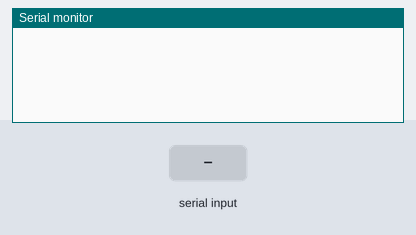
A sketch run on a simulated Arduino Uno, built with avr-gcc and run on an emulated ATmega328P. On the bench: the last lines printed to the serial monitor. The test bench sets the inputs (shaded band).

Above: at 1.2 s.
1.3 s: "s" received over Serial
At 3.0 s:
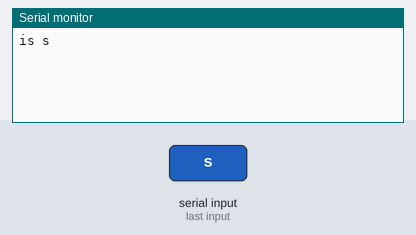
3.8 s: "r" received over Serial
At 6.0 s:
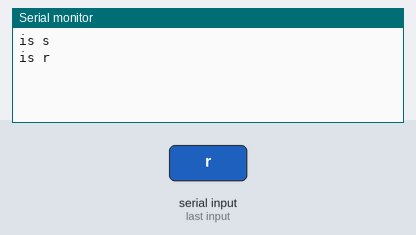
6.3 s: "90,45,200\n" received over Serial
At 8.3 s:
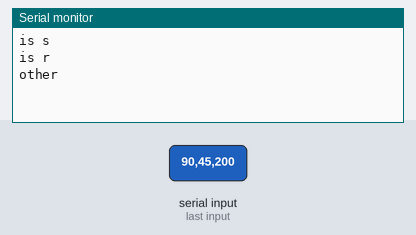

The sketch:

SerialStringReader.ino
```cpp
void parseString(String s){
  String functionCode = s.substring(0, 1);
  int deviceMod = s.substring(2, 3).toInt();
  int pin = s.substring(4, 5).toInt();
  int action = s.substring(6, 7).toInt();

  if(functionCode.equals("c")){

    if(deviceMod == 0){
      pinMode(pin, OUTPUT);
    }else{
      pinMode(pin, INPUT);
    }
    if(action == 1){
      digitalWrite(pin, HIGH);
    }else{
      digitalWrite(pin, LOW);
    }

  }else if(functionCode.equals("s")){
    Serial.println("is s");
  }else if(functionCode.equals("r")){
    Serial.println("is r");
  }else{
    Serial.println("other");
  }

}

void setup() {
  Serial.begin(9600);
}

void loop() {
  if (Serial.available() > 0) {
    String s = Serial.readString();
    parseString(s);
  }
}
```

Measured:
- after the input at 1.3 s, the serial monitor: prints a new line after 1.0 s (image 1)
- after the input at 3.8 s, the serial monitor: prints a new line after 1.0 s (image 2)
- after the input at 6.3 s, the serial monitor: prints a new line after 1.0 s (image 3)
